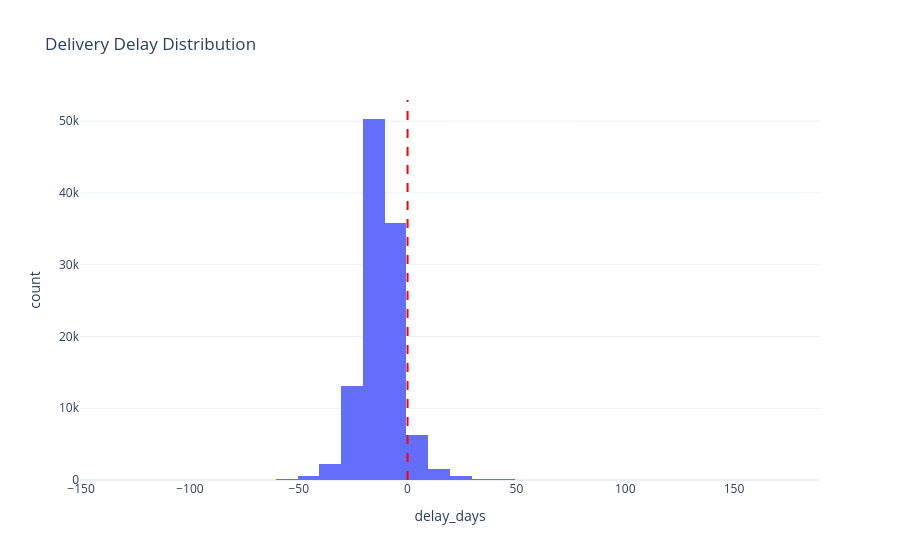

Notebook code for this chart:
### Code cell
fig = px.histogram(
    delivery_df,
    x="delay_days",
    nbins=40,
    title="Delivery Delay Distribution",
    template = "plotly_white"
)
fig.add_vline(
    x=0,
    line_dash="dash",
    line_color="red"
)
fig.show()

### Figure 1 — Plotly figure (JSON) as saved in the notebook; plotly's stock layout.template omitted (floating-point values rounded to 4 significant figures; data arrays with more than 128 entries replaced by an {"elided": "..."} marker saying what was removed)
{"data": [{"bingroup": "x", "hovertemplate": "delay_days=%{x}<br>count=%{y}<extra></extra>", "legendgroup": "", "marker": {"color": "#636efa", "pattern": {"shape": ""}}, "name": "", "nbinsx": 40, "orientation": "v", "showlegend": false, "type": "histogram", "x": {"elided": "110840 float values"}, "xaxis": "x", "yaxis": "y"}], "layout": {"barmode": "relative", "legend": {"tracegroupgap": 0}, "shapes": [{"line": {"color": "red", "dash": "dash"}, "type": "line", "x0": 0, "x1": 0, "xref": "x", "y0": 0, "y1": 1, "yref": "y domain"}], "title": {"text": "Delivery Delay Distribution"}, "xaxis": {"anchor": "y", "domain": [0, 1], "title": {"text": "delay_days"}}, "yaxis": {"anchor": "x", "domain": [0, 1], "title": {"text": "count"}}}}
